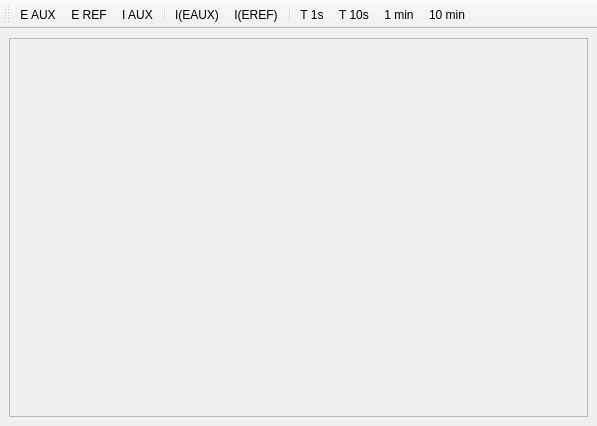
<?xml version="1.0" encoding="UTF-8"?>
<ui version="4.0">
 <class>OscilloscopeWnd</class>
 <widget class="QMainWindow" name="OscilloscopeWnd">
  <property name="geometry">
   <rect>
    <x>0</x>
    <y>0</y>
    <width>597</width>
    <height>426</height>
   </rect>
  </property>
  <property name="windowTitle">
   <string>Oscilloscope</string>
  </property>
  <widget class="QWidget" name="osc">
   <layout class="QVBoxLayout" name="verticalLayout">
    <item>
     <widget class="QwtPlot" name="plot">
      <property name="frameShape">
       <enum>QFrame::StyledPanel</enum>
      </property>
      <property name="frameShadow">
       <enum>QFrame::Raised</enum>
      </property>
     </widget>
    </item>
   </layout>
  </widget>
  <widget class="QToolBar" name="toolBar">
   <property name="windowTitle">
    <string>toolBar</string>
   </property>
   <attribute name="toolBarArea">
    <enum>TopToolBarArea</enum>
   </attribute>
   <attribute name="toolBarBreak">
    <bool>false</bool>
   </attribute>
   <addaction name="actionE_AUX"/>
   <addaction name="actionE_REF"/>
   <addaction name="actionI_AUX"/>
   <addaction name="separator"/>
   <addaction name="actionI_EAUX"/>
   <addaction name="actionI_EREF"/>
   <addaction name="separator"/>
   <addaction name="actionT_1s"/>
   <addaction name="actionT_10s"/>
   <addaction name="actionT_1m"/>
   <addaction name="actionT_10m"/>
  </widget>
  <action name="actionI_EAUX">
   <property name="checkable">
    <bool>true</bool>
   </property>
   <property name="text">
    <string>I(EAUX)</string>
   </property>
  </action>
  <action name="actionI_EREF">
   <property name="checkable">
    <bool>true</bool>
   </property>
   <property name="text">
    <string>I(EREF)</string>
   </property>
   <property name="toolTip">
    <string>I(EREF)</string>
   </property>
  </action>
  <action name="actionE_AUX">
   <property name="checkable">
    <bool>true</bool>
   </property>
   <property name="text">
    <string>E AUX</string>
   </property>
   <property name="toolTip">
    <string>EAUX</string>
   </property>
  </action>
  <action name="actionE_REF">
   <property name="checkable">
    <bool>true</bool>
   </property>
   <property name="text">
    <string>E REF</string>
   </property>
   <property name="toolTip">
    <string>EREF</string>
   </property>
  </action>
  <action name="actionI_AUX">
   <property name="checkable">
    <bool>true</bool>
   </property>
   <property name="text">
    <string>I AUX</string>
   </property>
   <property name="toolTip">
    <string>I AUX</string>
   </property>
  </action>
  <action name="actionT_1s">
   <property name="text">
    <string>T 1s</string>
   </property>
   <property name="toolTip">
    <string>One second</string>
   </property>
  </action>
  <action name="actionT_10s">
   <property name="text">
    <string>T 10s</string>
   </property>
   <property name="toolTip">
    <string>10 seconds</string>
   </property>
  </action>
  <action name="actionT_1m">
   <property name="text">
    <string>1 min</string>
   </property>
   <property name="toolTip">
    <string>1 minute</string>
   </property>
  </action>
  <action name="actionT_10m">
   <property name="text">
    <string>10 min</string>
   </property>
   <property name="toolTip">
    <string>10 minutes</string>
   </property>
  </action>
 </widget>
 <customwidgets>
  <customwidget>
   <class>QwtPlot</class>
   <extends>QFrame</extends>
   <header>qwt_plot.h</header>
   <container>1</container>
  </customwidget>
 </customwidgets>
 <resources/>
 <connections/>
</ui>
